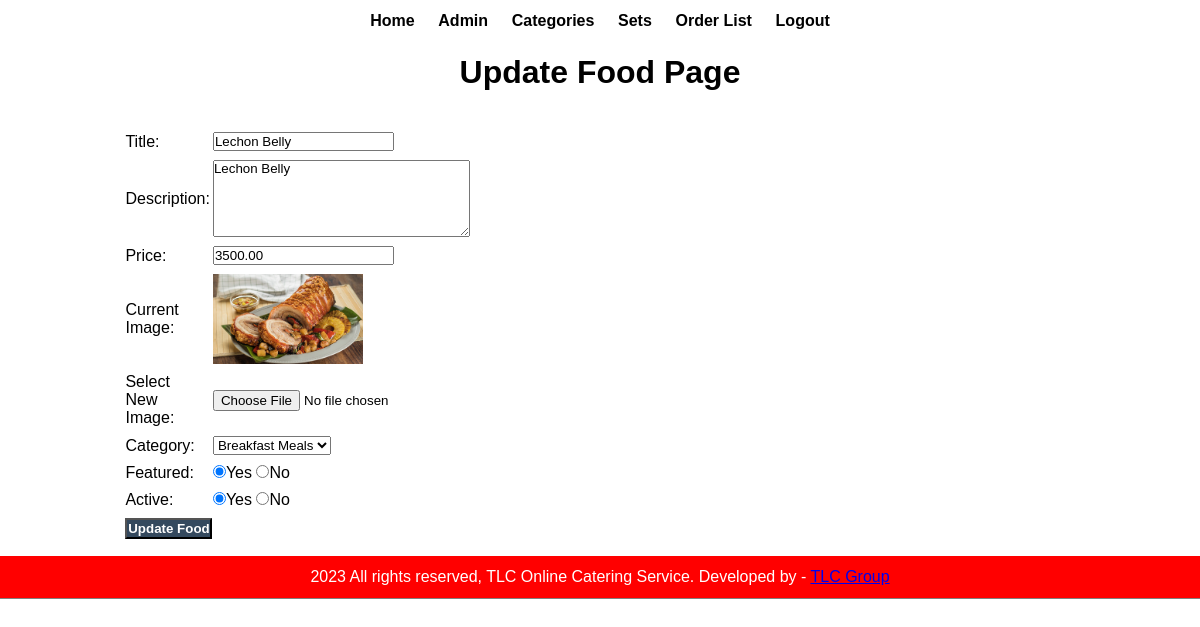
Screenshot of /admin/update-food.php?id=22 (signed in) with the database file from the repository.
### tables this page shows
CREATE TABLE `food_table` (
  `id` int(11) UNSIGNED NOT NULL,
  `title` varchar(255) NOT NULL,
  `description` text NOT NULL,
  `price` decimal(10,2) NOT NULL,
  `category_id` int(11) NOT NULL,
  `featured` varchar(10) NOT NULL,
  `active` varchar(10) NOT NULL,
  `image_name` text NOT NULL
);

CREATE TABLE `menu_table` (
  `id` int(10) UNSIGNED NOT NULL,
  `title` varchar(100) NOT NULL,
  `image_name` varchar(255) NOT NULL,
  `featured` varchar(10) NOT NULL,
  `active` varchar(10) NOT NULL,
  `category` varchar(255) NOT NULL
);

### admin/update-food.php (the view, shortened to what this page needs)
<?php include('partials/menu.php'); ?>
<?php
    if(isset($_GET['id']))
    {
        $id = $_GET['id'];
        $sql2 = "SELECT * FROM food_table WHERE id=$id";
        $res2 = mysqli_query($conn, $sql2);
        $row2 = mysqli_fetch_assoc($res2);
        $title = $row2['title'];
        $description = $row2['description'];
        $price = $row2['price'];
        $current_image = $row2['image_name'];
        $current_category = $row2['category_id'];
        $featured = $row2['featured'];
        $active = $row2['active'];
    }
    else
    {
        header('location:'.SITEURL.'admin/manage-food.php');
    }
?>
<div class="main">
    <div class="wrapper">
        <h1>Update Food Page</h1>
        <br><br>
        <form action="" method="POST" enctype="multipart/form-data">
            <table class="tbl-30">
            <tr>
            <td>Title:</td>
            <td>
                <input type="text" name="title" value="<?php echo $title;?>">
            </td>
            </tr>
            <tr>
            <td>Description:</td>
            <td>
                <textarea name="description"  cols="30" rows="5"><?php echo $description;?></textarea>
            </td>
            </tr>
            <tr>
            <td>Price:</td>
            <td>
                <input type="number" name="price" value="<?php echo $price;?>">
            </td>
            </tr>
            <tr>
            <td>Current Image:</td>
            <td>
                <?php
                    if($current_image=="")
                    {
                        echo "<div class='error'>Image not available.</div>";
                    }
                    else
                    {
                        ?>
                        <img src="<?php echo SITEURL;?>images/food/<?php echo $current_image;?>" alt="<?php echo $title; ?>" width="150px">
                        <?php
                    }
                ?>
            </td>
            </tr>
            <tr>
                <td>Select New Image:</td>
                <td>
                    <input type="file" name="image">
                </td>
            </tr>
            <tr>
            <td>Category:</td>
            <td>
                <select name="category">
                    <?php
                        $sql = "SELECT * FROM menu_table WHERE active='YES'";
                        $res = mysqli_query($conn, $sql);
                        $count = mysqli_num_rows($res);
                        if($count>0)
                        {
                                while($row=mysqli_fetch_assoc($res))
                                {
                                    $category_title = $row['title'];
                                    $category_id = $row['id'];
                                    ?>
                                    <option <?php if($current_category==$category_id){echo "selected";} ?> value="<?php echo $category_id; ?>"><?php echo $category_title;?></option>
                                    <?php
                                }
                        }
                        else
                        {
                            echo "<option value='0'>Category Not Available.</option>";
                        }
                    ?>
                </select>
            </td>
            </tr>
            <tr>
            <td>Featured:</td>
            <td>
                <input <?php if($featured=="Yes"){echo "checked";} ?> type="radio" name="featured" value="Yes">Yes
                <input <?php if($featured=="No"){echo "checked";} ?> type="radio" name="featured" value="No">No
            </td>
            </tr>
            <tr>
            <td>Active:</td>
            <td>
                <input <?php if($active=="Yes"){echo "checked";} ?> type="radio" name="active" value="Yes">Yes
                <input <?php if($active=="No") {echo "checked";} ?> type="radio" name="active" value="No">No
            </td>
            </tr>
            <tr>
            <td>
                <input type="submit" name="submit" value="Update Food" class="btn-secondary">
            </td>
            </tr>
            </table>
        </form>
    </div>
</div>
<?php include('partials/footer.php'); ?>

### css/admin.css (style rules this page uses)
* { margin: 0; padding: 0; font-family: Arial, Helvetica, sans-serif; }
.wrapper { padding: 1%; width: 80%; margin: 0 auto; }
.tbl-30 { width: 30%; }
table tr td { padding: 1%; }
.btn-secondary { background-color: #34495e; padding: 1%; color: white; text-decoration: none; font-weight: bold; }

### rows the page displays
food_table: title "Lechon Belly", description "Lechon Belly", price "3500.00", image_name (picture), category "Breakfast Meals", featured "☑", active "☑"
